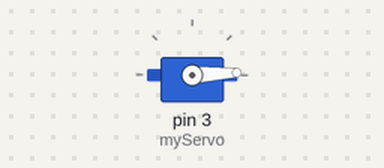
Simulated run of this sketch. Board: Arduino Uno, built with avr-gcc and run on an emulated ATmega328P. Shown: servo. What the sketch prints to the serial monitor is not drawn.

Above: at 0.05 s.
At 0.9 s:
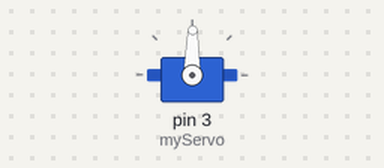
At 1.75 s:
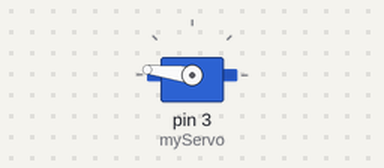
At 3.45 s:
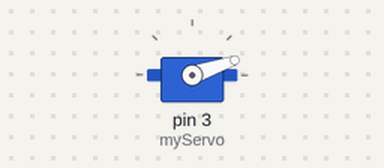
Timing chart, 0 to 8.3 s (numbered marks = the images above):
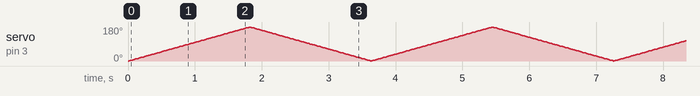

The sketch:

Servo_Motor_Spec-1.ino
```cpp
#include <Servo.h>
Servo myServo;
int angle = 0;
int ulang = 0;
unsigned long start, finished, elapsed;

void setup() {

  // put your setup code here, to run once:
  Serial.begin(9600);
  myServo.attach(3);
}

void loop()
{
  start = millis();

  Serial.print("Start : ");
  Serial.println(start);

  for(int ulang = 0; ulang < 10; ulang++){
  // put your main code here, to run repeatedly:
for(angle = 0; angle < 180; angle++){
  myServo.write(angle);
  //Serial.println(angle);
  delay(10);
}
 for(angle = 180; angle > 0; angle--){
  myServo.write(angle);
  //Serial.println(angle);
  delay(10);
 }
 }
  finished = millis();
  Serial.print("finished : ");
  Serial.println(finished);
  elapsed = finished-start;
  Serial.print("elapsed : ");
  Serial.print(elapsed);
  Serial.println("  milliseconds");
  Serial.println(" ");
}
```
